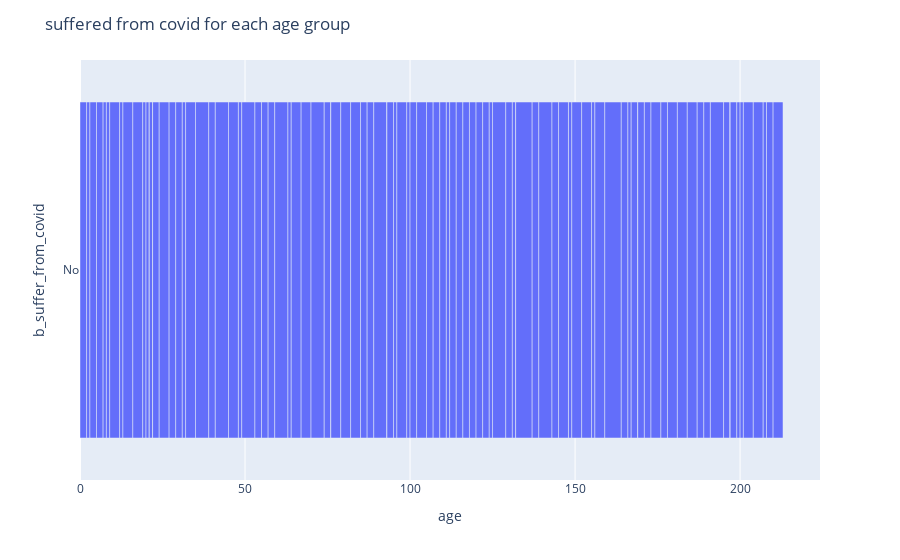

Notebook cell for this chart:
### Code cell
fig = px.bar(data, y='b_suffer_from_covid', x='age')
fig.update_layout(title='suffered from covid for each age group')
fig.show()

### Figure 1 — Plotly figure (JSON) as saved in the notebook; plotly's stock layout.template omitted (floating-point values rounded to 4 significant figures)
{"data": [{"alignmentgroup": "True", "hovertemplate": "age=%{x}<br>b_suffer_from_covid=%{y}<extra></extra>", "legendgroup": "", "marker": {"color": "#636efa"}, "name": "", "offsetgroup": "", "orientation": "h", "showlegend": false, "textposition": "auto", "type": "bar", "x": [0, 2, 1, 2, 2, 1, 1, 3, 1, 3, 3, 1, 1, 0, 1, 0, 0, 0, 2, 3, 2, 2, 1, 3, 4, 2, 4, 3, 1, 4, 2, 2, 2, 4, 1, 3, 3, 4, 2, 0, 3, 3, 3, 2, 2, 4, 0, 2, 1, 3, 1, 2, 3, 2, 2, 2, 1, 2, 2, 2, 2, 2, 2, 1, 4, 2, 1, 0, 5, 2, 4, 2, 3, 0, 1, 3, 3, 1, 3, 5, 2, 1, 2, 0, 2, 2, 3, 2, 3, 3, 3, 2, 2, 4, 2, 0, 0, 2, 1, 1, 3, 3, 1, 2, 3], "xaxis": "x", "y": ["No", "No", "No", "No", "No", "No", "No", "No", "No", "No", "No", "No", "No", "No", "No", "No", "No", "No", "No", "No", "No", "No", "No", "No", "No", "No", "No", "No", "No", "No", "No", "No", "No", "No", "No", "No", "No", "No", "No", "No", "No", "No", "No", "No", "No", "No", "No", "No", "No", "No", "No", "No", "No", "No", "No", "No", "No", "No", "No", "No", "No", "No", "No", "No", "No", "No", "No", "No", "No", "No", "No", "No", "No", "No", "No", "No", "No", "No", "No", "No", "No", "No", "No", "No", "No", "No", "No", "No", "No", "No", "No", "No", "No", "No", "No", "No", "No", "No", "No", "No", "No", "No", "No", "No", "No"], "yaxis": "y"}], "layout": {"barmode": "relative", "legend": {"tracegroupgap": 0}, "margin": {"t": 60}, "title": {"text": "suffered from covid for each age group"}, "xaxis": {"anchor": "y", "domain": [0, 1], "title": {"text": "age"}}, "yaxis": {"anchor": "x", "domain": [0, 1], "title": {"text": "b_suffer_from_covid"}}}}
